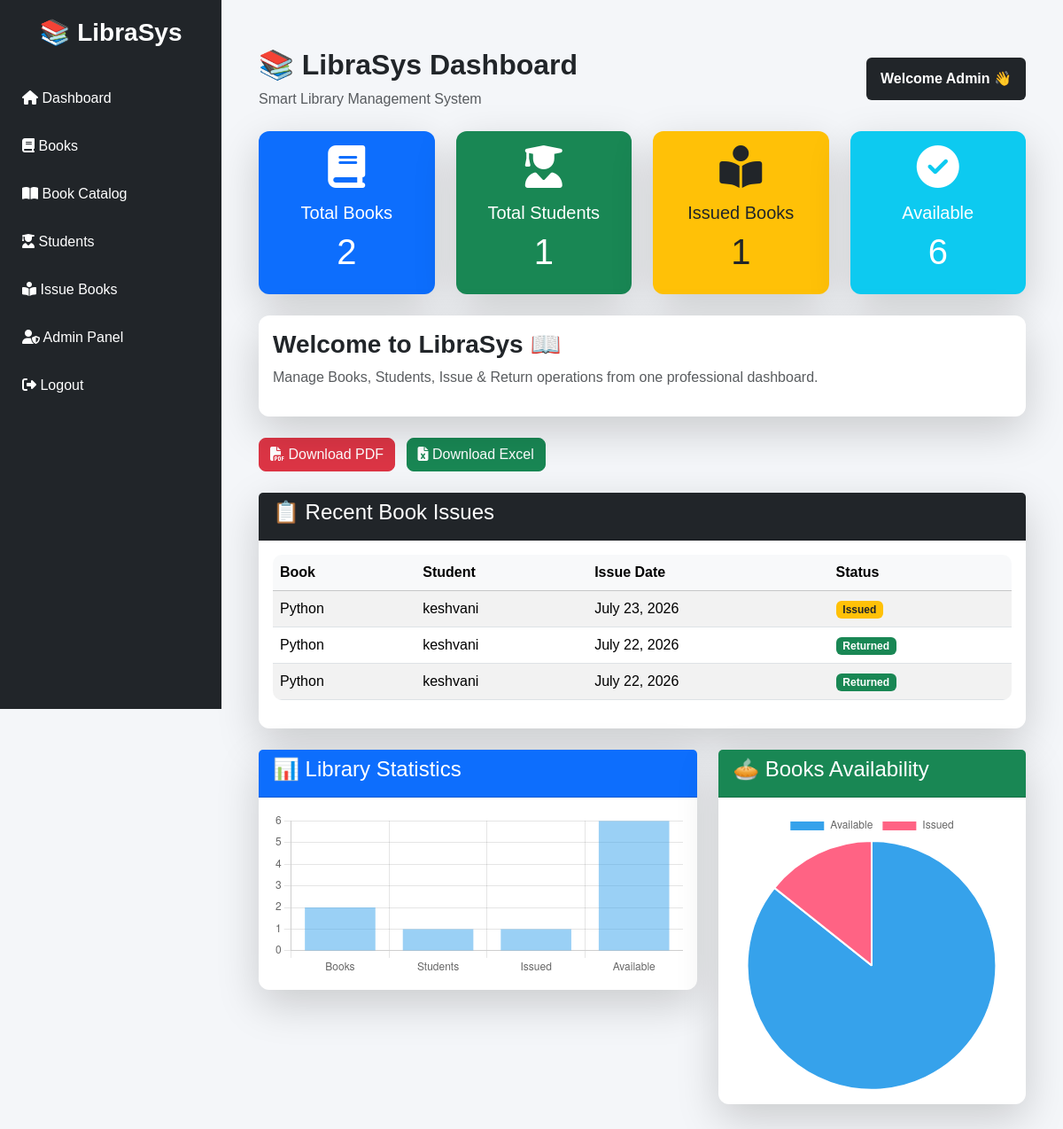
The app's page / (signed in) with its own data.
### library/models.py (models this page shows, shortened)
class IssueBook(models.Model):
    book = models.ForeignKey(Book, on_delete=models.CASCADE)
    student = models.ForeignKey(Student, on_delete=models.CASCADE)
    issue_date = models.DateField(auto_now_add=True)
    return_date = models.DateField()
    returned = models.BooleanField(default=False)
    fine = models.PositiveIntegerField(default=0)

class Book(models.Model):
    title = models.CharField(max_length=200)
    author = models.CharField(max_length=100)
    isbn = models.CharField(max_length=20, unique=True)
    cover = models.ImageField(upload_to='book_covers/', blank=True, null=True)
    category = models.CharField(max_length=100)
    quantity = models.PositiveIntegerField(default=1)
    available = models.PositiveIntegerField(default=1)
    added_on = models.DateTimeField(auto_now_add=True)

class Student(models.Model):
    name = models.CharField(max_length=100)
    roll_number = models.CharField(max_length=30, unique=True)
    course = models.CharField(max_length=100)
    mobile = models.CharField(max_length=15)
    email = models.EmailField()
    joined_on = models.DateTimeField(auto_now_add=True)

### library/views.py (the view)
# urls.py: path('', views.dashboard, name='dashboard'),
@login_required
def dashboard(request):
    total_books = Book.objects.count()
    total_students = Student.objects.count()
    total_issued = IssueBook.objects.filter(returned=False).count()
    available_books = sum(book.available for book in Book.objects.all())
    recent_issues = IssueBook.objects.select_related(
        "book", "student"
    ).order_by("-issue_date")[:5]
    context = {
        "total_books": total_books,
        "total_students": total_students,
        "total_issued": total_issued,
        "available_books": available_books,
        "recent_issues": recent_issues,
        "pie_available": available_books,
        "pie_issued": total_issued,
    }
    return render(request, "library/dashboard.html", context)

### library/templates/library/dashboard.html
{% extends 'library/base.html' %}
{% block content %}
<div class="container-fluid mt-4">
    <div class="d-flex justify-content-between align-items-center mb-4">
        <div>
            <h2 class="fw-bold">
                📚 LibraSys Dashboard
            </h2>
            <p class="text-muted mb-0">
                Smart Library Management System
            </p>
        </div>
        <div class="text-end">
            <span class="badge bg-dark p-3 fs-6">
                Welcome Admin 👋
            </span>
        </div>
    </div>
    <div class="row">
        <div class="col-lg-3 col-md-6">
            <div class="card bg-primary text-white shadow-lg border-0">
                <div class="card-body text-center">
                    <i class="fas fa-book fa-3x mb-3"></i>
                    <h5>Total Books</h5>
                    <h1>{{ total_books }}</h1>
                </div>
            </div>
        </div>
        <div class="col-lg-3 col-md-6">
            <div class="card bg-success text-white shadow-lg border-0">
                <div class="card-body text-center">
                    <i class="fas fa-user-graduate fa-3x mb-3"></i>
                    <h5>Total Students</h5>
                    <h1>{{ total_students }}</h1>
                </div>
            </div>
        </div>
        <div class="col-lg-3 col-md-6">
            <div class="card bg-warning text-dark shadow-lg border-0">
                <div class="card-body text-center">
                    <i class="fas fa-book-reader fa-3x mb-3"></i>
                    <h5>Issued Books</h5>
                    <h1>{{ total_issued }}</h1>
                </div>
            </div>
        </div>
        <div class="col-lg-3 col-md-6">
            <div class="card bg-info text-white shadow-lg border-0">
                <div class="card-body text-center">
                    <i class="fas fa-check-circle fa-3x mb-3"></i>
                    <h5>Available</h5>
                    <h1>{{ available_books }}</h1>
                </div>
            </div>
        </div>
    </div>
    <div class="card shadow-lg mt-4 border-0">
        <div class="card-body">
            <h3 class="fw-bold">
                Welcome to LibraSys 📖
            </h3>
            <p class="text-muted">
                Manage Books, Students, Issue & Return operations from one professional dashboard.
            </p>
        </div>
    </div>
    <div class="mt-4">
    <a href="{% url 'books_pdf' %}" class="btn btn-danger me-2">
        <i class="fas fa-file-pdf"></i> Download PDF
    </a>
    <a href="{% url 'books_excel' %}" class="btn btn-success">
        <i class="fas fa-file-excel"></i> Download Excel
    </a>
    </div>
    <div class="card shadow-lg mt-4 border-0">
        <div class="card-header bg-dark text-white">
            <h4>
                📋 Recent Book Issues
            </h4>
        </div>
        <div class="card-body">
            <table class="table table-hover table-striped">
                <thead class="table-light">
                    <tr>
                        <th>Book</th>
                        <th>Student</th>
                        <th>Issue Date</th>
                        <th>Status</th>
                    </tr>
                </thead>
                <tbody>
                {% for issue in recent_issues %}
                    <tr>
                        <td>{{ issue.book.title }}</td>
                        <td>{{ issue.student.name }}</td>
                        <td>{{ issue.issue_date }}</td>
                        <td>
                            {% if issue.returned %}
                                <span class="badge bg-success">
                                    Returned
                                </span>
                            {% else %}
                                <span class="badge bg-warning text-dark">
                                    Issued
                                </span>
                            {% endif %}
                        </td>
                    </tr>
                {% empty %}
                    <tr>
                        <td colspan="4" class="text-center">
                            No Recent Activity
                        </td>
                    </tr>
                {% endfor %}
                </tbody>
            </table>
        </div>
    </div>
    <div class="row mt-4">
        <div class="col-lg-7">
            <div class="card shadow-lg border-0">
                <div class="card-header bg-primary text-white">
                    <h4>📊 Library Statistics</h4>
                </div>
                <div class="card-body">
                    <canvas id="libraryChart" height="120"></canvas>
                </div>
            </div>
        </div>
        <div class="col-lg-5">
            <div class="card shadow-lg border-0">
                <div class="card-header bg-success text-white">
                    <h4>🥧 Books Availability</h4>
                </div>
                <div class="card-body">
                    <canvas id="pieChart" height="220"></canvas>
                </div>
            </div>
        </div>
    </div>
</div>
<script>
document.addEventListener("DOMContentLoaded", function () {
    // ---------- Bar Chart ----------
    const barCtx = document.getElementById("libraryChart");
    new Chart(barCtx, {
        type: "bar",
        data: {
            labels: [
                "Books",
                "Students",
                "Issued",
                "Available"
            ],
            datasets: [{
                label: "Library Data",
                data: [
                    {{ total_books }},
                    {{ total_students }},
                    {{ total_issued }},
                    {{ available_books }}
                ]
            }]
        },
        options: {
            responsive: true,
            plugins: {
                legend: {
                    display: false
                }
            },
            scales: {
                y: {
                    beginAtZero: true
                }
            }
        }
    });
    // ---------- Pie Chart ----------
    const pieCtx = document.getElementById("pieChart");
    new Chart(pieCtx, {
        type: "pie",
        data: {
            labels: [
                "Available",
                "Issued"
            ],
            datasets: [{
                data: [
                    {{ pie_available }},
                    {{ pie_issued }}
                ]
            }]
        },
        options: {
            responsive: true
        }
    });
});
</script>
{% endblock %}

### library/templates/library/base.html (style rules this page uses)
body { margin:0; background:#f4f6f9; font-family:Arial, Helvetica, sans-serif; }
.card { border:none; border-radius:12px; box-shadow:0 0 10px rgba(0,0,0,.1); }
.card { transition:0.3s; }
.btn { border-radius:8px; }
.table { border-radius:10px; overflow:hidden; }

### records on screen
IssueBook: book "Python", student.name "keshvani", issue_date "July 23, 2026", returned "Issued"
IssueBook: book "Python", student.name "keshvani", issue_date "July 22, 2026", returned "Returned"
IssueBook: book "Python", student.name "keshvani", issue_date "July 22, 2026", returned "Returned"

### other values on screen
{{ total_books }} "2"
{{ total_students }} "1"
{{ total_issued }} "1"
{{ available_books }} "6"
